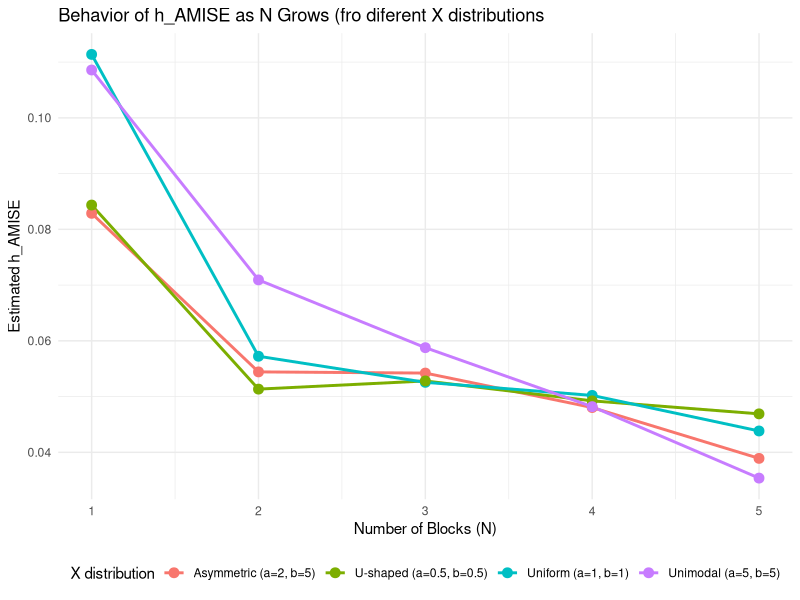

R code for this plot: (Note: a time limit stopped this script after it produced the figure.)
library(ggplot2)
library(dplyr)
library(tidyr)
library(gridExtra)

# Set seed
set.seed(953)

# Define the true regression function m(x) 
true_m <- function(x) {
  sin(1 / (x / 3 + 0.1))
}

#Function to generate data
# Generates n samples from Y = m(X) + epsilon, with X ~ Beta(alpha, beta) and epsilon ~ N(0, sigma_sq)
generate_data <- function(n, alpha, beta, sigma_sq = 1) {
  # Generate the covariate X from a Beta distribution
  x <- rbeta(n, shape1 = alpha, shape2 = beta)
  
  # Generate the error epsilon from a Normal distribution
  epsilon <- rnorm(n, mean = 0, sd = sqrt(sigma_sq))
  
  # Calculate the response Y
  y <- true_m(x) + epsilon
  
  # Return the data as a dataframe
  return(data.frame(x = x, y = y))
}


#Function to find the optimal number of blocks 
find_optimal_N <- function(sim_data, min_block_size = 20) {
  n <- nrow(sim_data)
  N_max <- max(min(floor(n / min_block_size), 5), 1) # N_max respects min_block_size
  
  if (N_max < 1) return(1) # Edge case for very small n
  
  rss_values <- numeric(N_max) #create a vector to save rrs_values
  
  for (N in 1:N_max) {
    if (n / N < min_block_size && N > 1) {
      rss_values[N] <- NA
      next
    }
    
    # Create the 'block' column. 
    # If N=1, assign 1 to all rows --> every row has the exact same identifier 
    sim_data_N <- sim_data %>% 
      mutate(block = if (N > 1) cut(x, breaks = N, labels = FALSE, include.lowest = TRUE) else 1)
    
    # Calculate RSS for each block
    #For the current block (.), it attempts to fit a linear model (lm) with a fourth-degree polynomial 
    #If the fit fails (too few data points in the block), the program will store an error object (no stop)
    #The sum of the RRS of the blocks at the end of each iteration is saved in the vector 'rss_values'
    
    rss_by_block <- sim_data_N %>%
      group_by(block) %>%
      do({
        fit <- try(lm(y ~ poly(x, 4, raw = TRUE), data = .), silent = TRUE)
        if (inherits(fit, "try-error")) { data.frame(rss = NA) } else { data.frame(rss = sum(residuals(fit)^2)) }
      })
    rss_values[N] <- sum(rss_by_block$rss, na.rm = TRUE)
  }
  
  if(all(is.na(rss_values))) return(1)
  
  valid_indices <- which(!is.na(rss_values))
  last_valid_N_max <- max(valid_indices)
  
  if ((n - 5 * last_valid_N_max) <= 0) return(1) 
  rss_Nmax <- rss_values[last_valid_N_max]
  
  #Define a vector in which we save the Mallow's Cp for each N
  cp_values <- (rss_values[valid_indices] / (rss_Nmax/ (n - 5 * last_valid_N_max))) - (n - 10 * valid_indices)
  
  # Find the index of the minimum Cp among the valid ones
  best_index_in_valid_set <- which.min(cp_values)
  
  # Return the correct value of N
  N_star <- valid_indices[best_index_in_valid_set]
  
  return(N_star)
}

estimate_parameters <- function(sim_data, N) {
  n <- nrow(sim_data)
  
  #Estimate theta_22
  #Divide the data into N blocks based on the value of x
  sim_data_N <- sim_data %>% 
    mutate(block = if (N > 1) cut(x, breaks = N, labels = FALSE, include.lowest = TRUE) else 1)
  
  #Function to calculate the squared second derivative:
  get_m_double_prime_sq <- function(data_subset) {
    # Fit the 4th-degree polynomial model.
    fit <- try(lm(y ~ poly(x, 4, raw = TRUE), data = data_subset), silent = TRUE)
    
    # Error handling: if the fit fails, return NA
    if (inherits(fit, "try-error") || length(coef(fit)) < 5) {
      return(rep(NA, nrow(data_subset)))
    }
    
    # Extract the five estimated coefficients (beta_0, beta_1, ...)
    coeffs <- coef(fit)
    
    # Apply the formula for the second derivative of a quartic polynomial:
    # m''(x) = 2*beta_2 + 6*beta_3*x + 12*beta_4*x^2
    m_double_prime <- 2 * coeffs[3] + 6 * coeffs[4] * data_subset$x + 12 * coeffs[5] * data_subset$x^2
    
    # Return the square of this value (as required by the theta_22 formula)
    return(m_double_prime^2)
  }
  
  # Apply the helper function to each block of data
  # 'group_map' creates a list where each element is the result for one block
  # 'unlist' combines this list of vectors into a single large vector (inner sum of teh given formula)
  m_double_prime_sq_values <- unlist(
    sim_data_N %>% group_by(block) %>% group_map(~ get_m_double_prime_sq(.x))
  )
  
  # Calculate theta_22 by taking the mean of all the squared second derivative values
  # Theta_22 = (1/n) * sum(m''(xi)^2)
  theta_22_hat <- mean(m_double_prime_sq_values, na.rm = TRUE)
  
  #Estimate sigma_sq
  # We re-calculate the RSS for the chosen number of blocks, N.
  rss_by_block <- sim_data_N %>%
    group_by(block) %>%
    do({
      fit <- try(lm(y ~ poly(x, 4, raw = TRUE), data = .), silent = TRUE)
      if (inherits(fit, "try-error")) { data.frame(rss = NA) } else { data.frame(rss = sum(residuals(fit)^2)) }
    })
  rss_N <- sum(rss_by_block$rss, na.rm = TRUE)
  
  # Calculate sigma^2 using the RSS (as in the formula)
  if ((n - 5 * N) <= 0) {
    sigma_sq_hat <- NA
  } else {
    sigma_sq_hat <- rss_N / (n - 5 * N)
  }
  
  #Return all estimated parameters in a list
  return(list(
    sigma_sq_hat = sigma_sq_hat,
    theta_22_hat = theta_22_hat,
    RSS = rss_N
  ))
}
#-------------------------------------------------------
#How does h_AMISE behave when N grows?

# Function to calculate h_AMISE for each potential N
analyze_h_vs_N <- function(n, alpha, beta, sigma2) {
  sim_data <- generate_data(n = n, alpha = alpha, beta = beta, sigma_sq = sigma2) %>% arrange(x)
  N_max <- max(min(floor(n / 20), 5), 1)
  h_results <- vector("list", N_max)
  
  for (N in 1:N_max) {
    params <- estimate_parameters(sim_data, N) # Estimate parameters for the current N
    
    if(is.na(params$theta_22_hat) || params$theta_22_hat == 0 || is.na(params$sigma_sq_hat)) {
      h_amise_N <- NA
    } else {
      h_amise_N <- (n^(-1/5)) * ((35 * params$sigma_sq_hat) / abs(params$theta_22_hat))^(1/5)
    }
    h_results[[N]] <- data.frame(N = N, h_amise_at_N = h_amise_N)
  }
  return(bind_rows(h_results))
}

#Beta parameters to test
beta_params_to_test <- list(
  "Asymmetric (a=2, b=5)" = c(alpha=2, beta=5),
  "Uniform (a=1, b=1)" = c(alpha=1, beta=1),
  "U-shaped (a=0.5, b=0.5)" = c(alpha=0.5, beta=0.5),
  "Unimodal (a=5, b=5)" = c(alpha=5, beta=5)
)

# Fixed parameters
N_SAMPLE <- 2000
SIGMA2 <- 1

all_results_list <- list()

# Test for each beta parameters and save the results in the list
for (dist_name in names(beta_params_to_test)) {
  params <- beta_params_to_test[[dist_name]]
  h_vs_N_data <- analyze_h_vs_N(n = N_SAMPLE, alpha = params["alpha"], beta = params["beta"], sigma2 = SIGMA2)
  h_vs_N_data$distribution <- dist_name
  all_results_list[[dist_name]] <- h_vs_N_data
}

# Combine in a dataframe
combined_h_data <- bind_rows(all_results_list)

# Plot the results
plot_h_vs_N_combined <- ggplot(combined_h_data, aes(x = N, y = h_amise_at_N, color = distribution, group = distribution)) +
  geom_line(linewidth = 1) +
  geom_point(size = 3) +
  labs(
    title = "Behavior of h_AMISE as N Grows (fro diferent X distributions",
    x = "Number of Blocks (N)",
    y = "Estimated h_AMISE",
    color = "X distribution"
  ) +
  scale_x_continuous(breaks = 1:max(combined_h_data$N, na.rm=TRUE)) +
  theme_minimal() +
  theme(legend.position = "bottom")

print(plot_h_vs_N_combined)

# Function to calculate h_AMISE for each potential N
analyze_h_vs_N <- function(n, alpha, beta, sigma2) {
  sim_data <- generate_data(n = n, alpha = alpha, beta = beta, sigma_sq = sigma2) %>% arrange(x)
  N_max <- max(min(floor(n / 20), 5), 1)
  h_results <- vector("list", N_max)
  
  for (N in 1:N_max) {
    params <- estimate_parameters(sim_data, N) # Estimate parameters for the current N
    
    if(is.na(params$theta_22_hat) || params$theta_22_hat == 0 || is.na(params$sigma_sq_hat)) {
      h_amise_N <- NA
    } else {
      h_amise_N <- (n^(-1/5)) * ((35 * params$sigma_sq_hat) / abs(params$theta_22_hat))^(1/5)
    }
    h_results[[N]] <- data.frame(N = N, h_amise_at_N = h_amise_N)
  }
  return(bind_rows(h_results))
}

#---------------------------------------------------------------
#Should N depend on n? Why?
        
# Vector of sample sizes to test
n_values <- seq(200, 3000, by = 200)
# Number of replications for each n to average out randomness
N_REPLICATIONS <- 200

# Fixed parameters for the Beta distribution
ALPHA <- 2
BETA <- 5

results_list <- list()

# OUTER LOOP: iterates over each value of n
for (n_i in n_values) {
  
  print(paste("Running", N_REPLICATIONS, "replications for n =", n_i))
  
  # Vector to store the results of each replication for the current n
  n_opt_replicates <- numeric(N_REPLICATIONS)
  
  # INNER LOOP: runs the simulation multiple times for the same n
  for (rep in 1:N_REPLICATIONS) {
    # 1. Generate data
    sim_data <- generate_data(n = n_i, alpha = ALPHA, beta = BETA) %>% arrange(x)
    
    # 2. Find the optimal N for this specific dataset
    N_opt <- find_optimal_N(sim_data)
    
    # 3. Store the result of this replication
    n_opt_replicates[rep] <- N_opt
  }
  
  # Calculate the average of the results for the current n
  average_n_opt <- mean(n_opt_replicates, na.rm = TRUE)
  
  # Add the averaged result for this n_i to the list
  results_list[[length(results_list) + 1]] <- data.frame(
    n = n_i,
    avg_N_opt = average_n_opt
  )
}

#Combine all results into a dataframe
results_averaged <- bind_rows(results_list)

# Plot: Average Optimal N vs. n
plot_N_vs_n <- ggplot(results_averaged, aes(x = n, y = avg_N_opt)) +
  geom_line(color="darkgreen", linewidth = 1.2) +
  geom_point(color="darkgreen", size = 3) +
  labs(title = "Average Optimal N vs. Sample Size (n)",
       subtitle = paste("Based on", N_REPLICATIONS, "replications per point"),
       x = "Sample Size (n)",
       y = "Average Optimal Number of Blocks (N_opt)") +
  theme_minimal()

print(plot_N_vs_n) 

#-------------------------------------------------------------------
#What happens when the number of observations varies a lot between different regions in the support of X? 
#How is this linked to the parameters of the Beta distribution?
  
beta_params <- list(
  "Uniform (a=1, b=1)" = c(1, 1), 
  "Unimodal (a=5, b=5)" = c(5, 5), 
  "U-shaped (a=0.5, b=0.5)" = c(0.5, 0.5), 
  "Asymmetric (a=5, b=2)" = c(5, 2)
)
n_fixed <- 500
results_dist_list <- list()

for (name in names(beta_params)) {
  print(paste("  Simulating for distribution:", name))
  params_beta <- beta_params[[name]]
  for (rep in 1:N_REPLICATIONS) {
    sim_data <- generate_data(n = n_fixed, alpha = params_beta[1], beta = params_beta[2], sigma_sq = 1) %>% arrange(x)
    N_star <- find_optimal_N(sim_data)
    if (is.na(N_star)) {
      h_amise <- NA
    } else {
      params <- estimate_parameters(sim_data, N_star)
      if(is.na(params$theta_22_hat) || params$theta_22_hat == 0 || is.na(params$sigma_sq_hat)) {
        h_amise <- NA
      } else {
        h_amise <- (n_fixed^(-1/5)) * ((35 * params$sigma_sq_hat) / abs(params$theta_22_hat))^(1/5)
      }
    }
    results_dist_list[[length(results_dist_list) + 1]] <- data.frame(distribution = name, h_amise = h_amise)
  }
}

results_dist_df <- bind_rows(results_dist_list) %>% filter(!is.na(h_amise))

results_dist_df$distribution <- factor(results_dist_df$distribution, levels = names(beta_params))
plot_h_vs_dist <- ggplot(results_dist_df, aes(x = distribution, y = h_amise, fill = distribution)) +
  geom_boxplot() +
  labs(title = paste("Impact of n° of observations in different regions on h_AMISE"), 
       x = "Distribution of X", 
       y = "Estimated Optimal Bandwidth") +
  theme_minimal() +
  theme(legend.position = "none", axis.text.x = element_text(angle = 10, hjust = 1))
print(plot_h_vs_dist)
